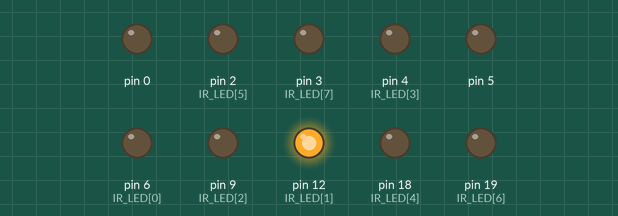
The sketch below on a simulated Arduino Uno, built with avr-gcc and run on an emulated ATmega328P. Parts: output pins drawn as LEDs (lit = HIGH).

Above: at 0.2 s.
At 1.2 s:
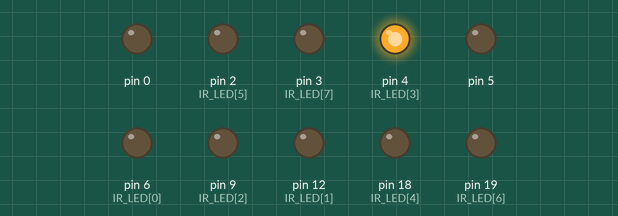
At 1.7 s:
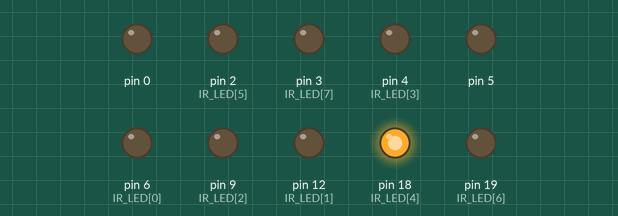
At 2.2 s:
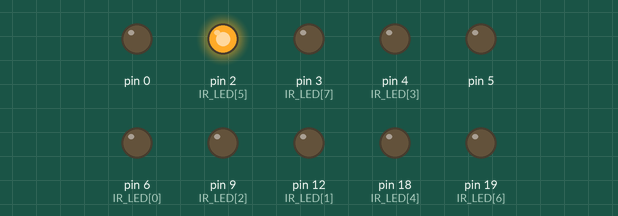
At 3.2 s:
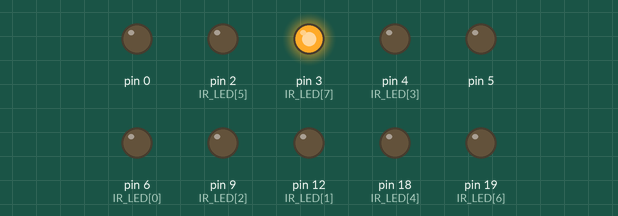
At 4.7 s:
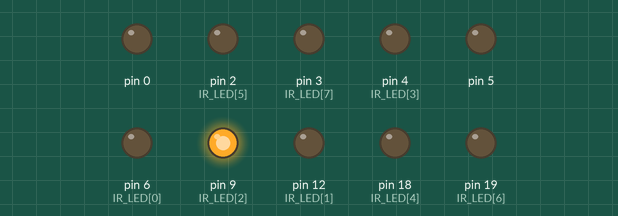
Timing chart, 0 to 5.2 s (numbered marks = the images above):
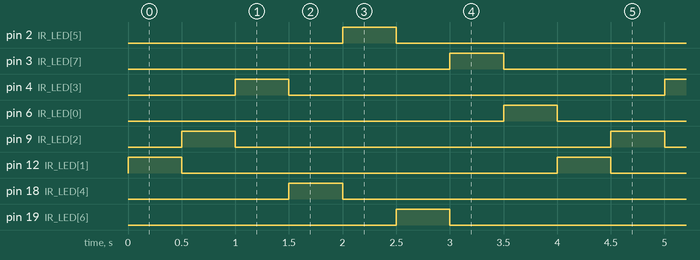

The sketch:

switching_test.ino
```cpp
const int IR_LED[8] = {6, 12, 9, 4, 18, 2, 19, 3};

void setup() {
  for (int i = 0; i < 16; i++) {
    pinMode(IR_LED[i], OUTPUT);
  }
}

void loop() {
  for (int i = 0; i < 4; i++) {
    captureIR(i, 0);
    captureIR(i, 1);
  }
}

void captureIR(int index, int adc) {
  index *= 2;
  int offset = 2 * adc;

  digitalWrite(IR_LED[index + adc], LOW);
  digitalWrite(IR_LED[(index + adc + 1) % 8], HIGH);

  delay(500);
}
```

Measured:
- by itself, pin 2 (IR_LED[5]), pin 3 (IR_LED[7]), pin 4 (IR_LED[3]), pin 6 (IR_LED[0]), pin 9 (IR_LED[2]), pin 12 (IR_LED[1]), pin 18 (IR_LED[4]), pin 19 (IR_LED[6]): alternates HIGH for 0.50 s and LOW for 3.5 s
- by itself, everything shown: repeats every 4.0 s, in 8 steps
